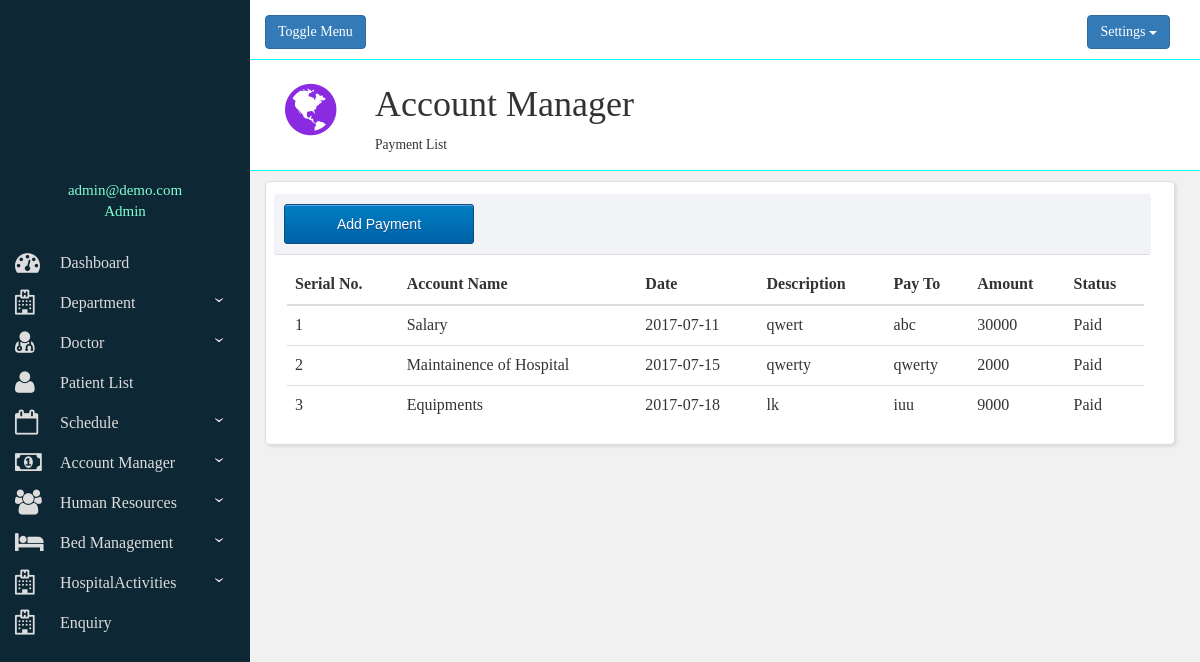
/payment-list.php (signed in), run on the app's committed database.
### tables this page shows
CREATE TABLE `payment` (
  `id` int(11) NOT NULL,
  `name` varchar(30) NOT NULL,
  `date` date NOT NULL,
  `description` varchar(100) NOT NULL,
  `payto` varchar(10) NOT NULL,
  `amount` varchar(10) NOT NULL,
  `status` varchar(8) NOT NULL
);

### payment-list.php (the view, shortened to what this page needs)
<?php
 include("structure.php");
?>
        <div id="change">
        	<div class="row bbtm">
              <div class="col-lg-12">
                <div class="header-icon"><i class="fa fa-globe" aria-hidden="true"></i></div>
                  <div class="header-title">
                    <h1>Account Manager</h1>
                    <small>Payment List</small>
                  </div>
              </div>
            </div>
            <div class="container-fluid relative" style="margin-top: 10px;margin-right: 30px;">
        			  <div class="row" style="padding: 10px;">
        			    <div class="col-sm-12 mbutton">
                    <a href="add-payment.php"><input type="button" class="myButton" value="Add Payment"></a>
        			    </div>
        			  </div>
        			  <div class="row" id="viewall" style="padding-right: 30px;padding-left: 10px;">
                    <?php
                            require("connection.php");
                            $str="select * from payment;";
                            $result= mysqli_query($con, $str);
                            $s=1;
                    ?>
                    <table class="table table-hover">
                        <thead>
                          <tr>
                            <th>Serial No.</th>
                            <th>Account Name</th>
                            <th>Date</th>
                            <th>Description</th>
                            <th>Pay To</th>
                            <th>Amount</th>
                            <th>Status</th>
                        </tr>
                        </thead>
                        <tbody>
                        <?php
                        while ($row= mysqli_fetch_array($result,MYSQLI_ASSOC)){
                            echo "<tr>";
                            echo "<td>".$s."</td>";
                            echo "<td>".$row['name']."</td>";
                            echo "<td>".$row['date']."</td>";
                            echo "<td>".$row['description']."</td>";
                            echo "<td>".$row['payto']."</td>";
                            echo "<td>".$row['amount']."</td>";
                            echo "<td>".$row['status']."</td>";
                            echo "</tr>";
                            $s++;
                        }
                        ?>
                        </tbody>
                      </table>
        			  </div>
        			</div>
          </div>
      </div>
    </div>
  </div>
</body>

### css/addacc.css (style rules this page uses)
div.relative { position:relative; background-color:#FFFFFF; padding-top:10px; padding-left:26px; border-radius:5px; box-shadow: 2px 2px 3px #DDDDDD; border-style:solid; border-color:#DDDDDD; border-width:1px; }
div { font-family:calibri; font-size:16px; }
td { padding-top:10px; }
.mbutton { margin-left:-13px; margin-top:-8px; background-color:#F1F3F6; border-radius:3px; padding:10px; margin-right:5px; border-bottom-width:1px; border-bottom-color:#DDDDDD; border-bottom-style:solid; }
.myButton { -moz-box-shadow:inset 0px 1px 0px 0px #54a3f7; -webkit-box-shadow:inset 0px 1px 0px 0px #54a3f7; box-shadow:inset 0px 1px 0px 0px #54a3f7; background:-webkit-gradient(linear, left top, left bottom, color-stop(0.05, #007dc1), color-stop(1, #0061a7)); background:-moz-linear-gradient(top, #007dc1 5%, #0061a7 100%); background:-webkit-linear-gradient(top, #007dc1 5%, #0061a7 100%); background:-o-linear-gradient(top, #007dc1 5%, #0061a7 100%); background:-ms-linear-gradient(top, #007dc1 5%, #0061a7 100%); background:linear-gradient(to bottom, #007dc1 5%, #0061a7 100%); filter:progid:DXImageTransform.Microsoft.gradient(startColorstr='#007dc1', endColorstr='#0061a7',GradientType=0); background-color:#007dc1; -moz-border-radius:3px; -webkit-border-radius:3px; border-radius:3px; border:1px solid #124d77; display:inline-block; cursor:pointer; color:#ffffff; font-family:Arial; font-size:14px; padding:6px 24px; text-decoration:none; text-shadow:0px 1px 0px #154682; width:190px; height:40px; }

### structure.php (style rules this page uses)
i { padding-right: 15px; font-size: 25px; }
.bbtm { border-bottom-style: solid; padding-bottom: 10px; border-width: 0.2px; border-bottom-color: aqua; background-color: #fff; }
.header-icon { float: left; padding: 20px; color: blueviolet; font-size: 60px; line-height: 60px; }
.header-title { padding: 5px 0px 5px 10px; height: 100px; margin-left: 100px; }

### data on the page
payment: name "Salary", date "2017-07-11", description "qwert", payto "abc", amount "30000", status "Paid"
payment: name "Maintainence of Hospital", date "2017-07-15", description "qwerty", payto "qwerty", amount "2000", status "Paid"
payment: name "Equipments", date "2017-07-18", description "lk", payto "iuu", amount "9000", status "Paid"

### other printed values
$_SESSION['email'] "admin@demo.com"
$_SESSION['role'] "Admin"
